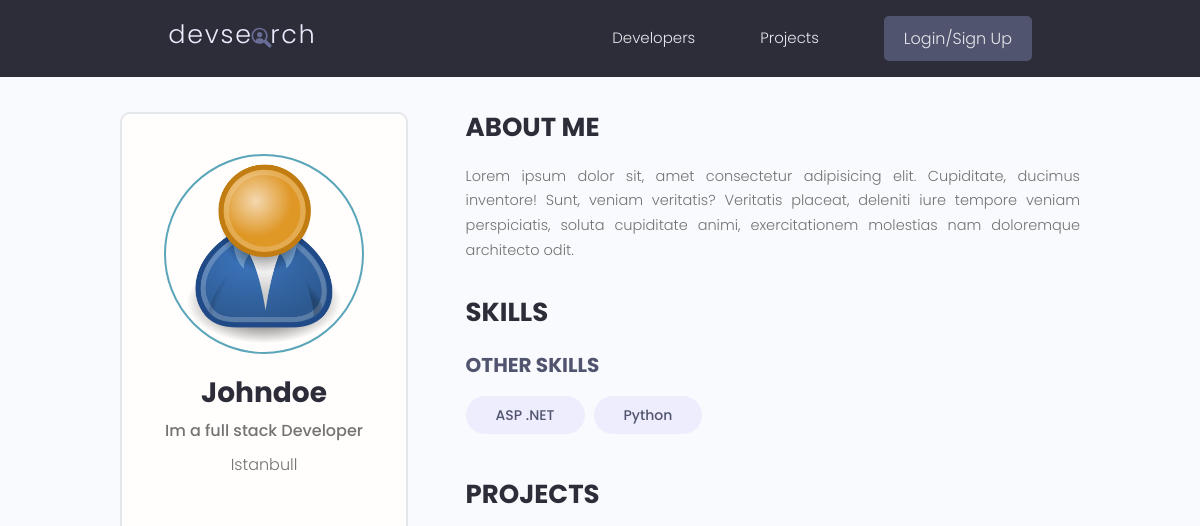
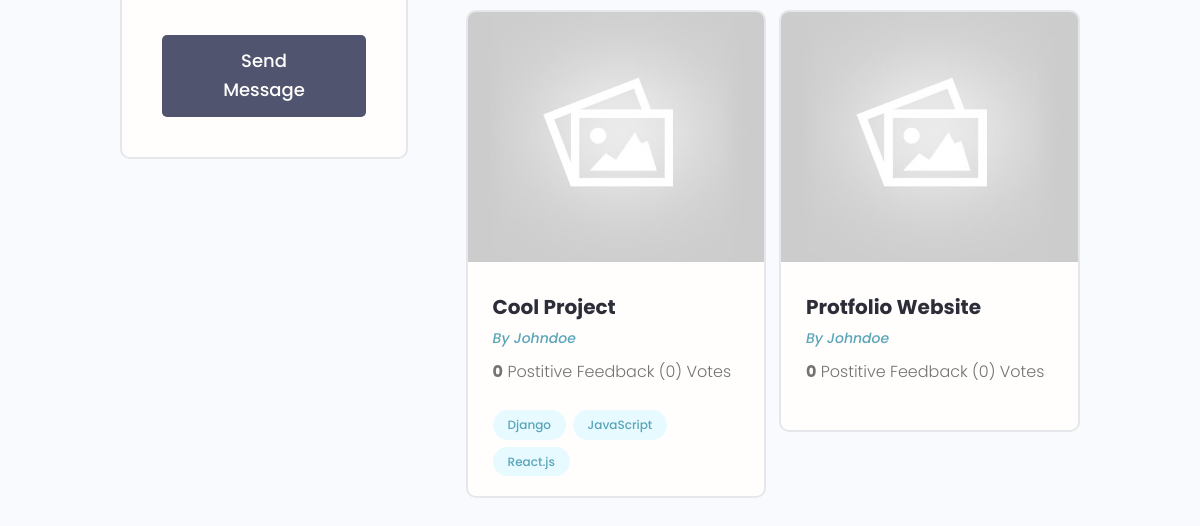
The app's page /profile/f9bd9270-d28e-43a1-bf60-8ea2ac09a989/, older data (2 pictures, top to bottom).
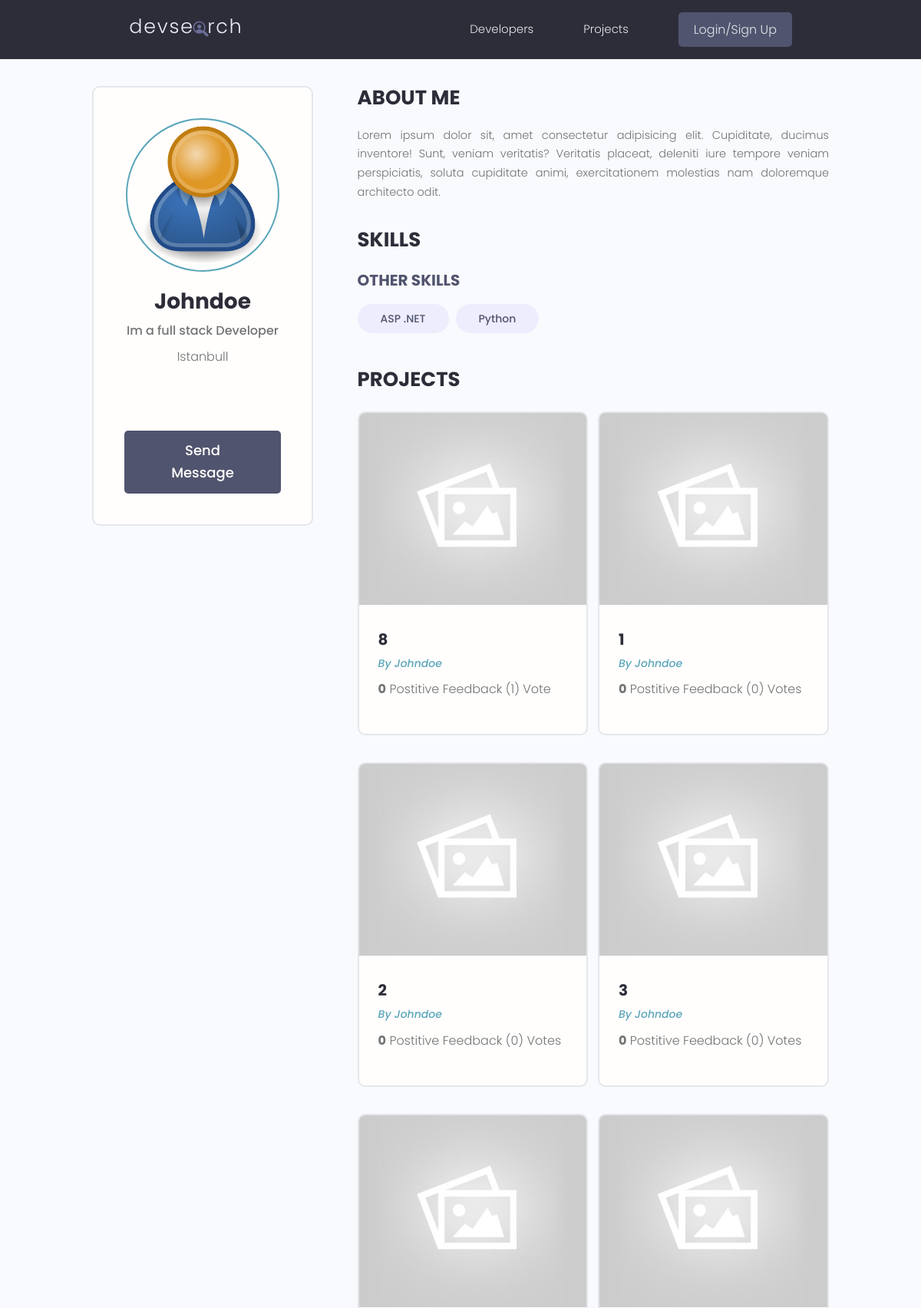
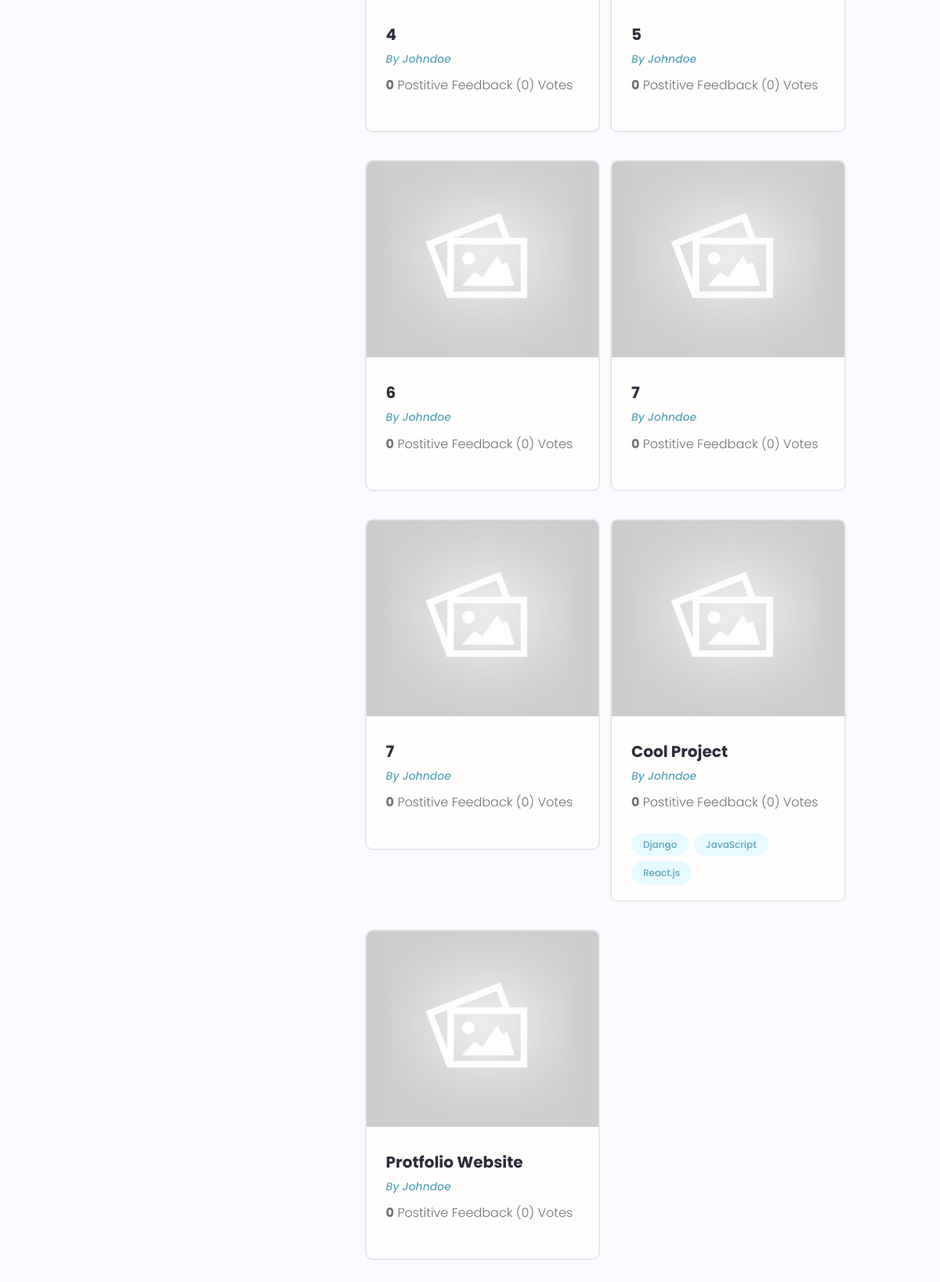
The same page, newer data (2 pictures, top to bottom).
### users/models.py (models this page shows)
class Profile(models.Model):
    user = models.OneToOneField(User,on_delete=models.CASCADE, null=True,blank=True)
    name=models.CharField(max_length=200,blank=True,null=True)
    email=models.EmailField(max_length=500, blank=True,null=True)
    username=models.CharField(max_length=200,blank=True,null=True)
    location=models.CharField(max_length=200,blank=True,null=True)
    short_intro=models.CharField(max_length=200,blank=True,null=True)
    bio = models.TextField(blank=True,null=True)
    profile_image = models.ImageField(null=True,blank=True,upload_to='profiles/',default="profiles/user-default.png")
    social_github=models.CharField(max_length=200,blank=True,null=True)
    social_twitter=models.CharField(max_length=200,blank=True,null=True)
    social_linkedin=models.CharField(max_length=200,blank=True,null=True)
    social_youtube=models.CharField(max_length=200,blank=True,null=True)
    social_website=models.CharField(max_length=200,blank=True,null=True)
    created=models.DateTimeField(auto_now_add=True)
    id = models.UUIDField(default=uuid.uuid4,unique=True,primary_key=True,editable=False)
    def __str__(self) -> str:
        return str(self.username)

class Skill(models.Model):
    owner =models.ForeignKey(Profile,on_delete=models.CASCADE,null=True)
    name=models.CharField(max_length=200,blank=True,null=True)
    description=models.TextField(null=True,blank=True)
    created=models.DateTimeField(auto_now_add=True)
    id = models.UUIDField(default=uuid.uuid4,unique=True,primary_key=True,editable=False)
    def __str__(self) -> str:
        return str(self.name)

### projects/models.py (models this page shows, shortened)
class Project(models.Model):
    owner=models.ForeignKey(Profile, null=True,blank=True,on_delete=models.SET_NULL)
    title = models.CharField(max_length=200)
    description=models.TextField(null=True,blank=True)
    featured_image =models.ImageField(null=True,blank=True,default="default.jpg")
    demo_link=models.CharField(max_length=2000,null=True,blank=True)
    source_link=models.CharField(max_length=2000,null=True,blank=True)
    tags=models.ManyToManyField('Tag',blank=True)
    vote_total=models.IntegerField(default=0,null=True,blank=True)
    vote_ratio=models.IntegerField(default=0,null=True,blank=True)
    create=models.DateField(auto_now_add=True)
    id = models.UUIDField(default=uuid.uuid4,unique=True,primary_key=True,editable=False)
    class Meta:
        ordering=['-vote_ratio', '-vote_total', 'title']

class Tag(models.Model):
    name=models.CharField(max_length=200)
    create=models.DateField(auto_now_add=True)
    id = models.UUIDField(default=uuid.uuid4,unique=True,primary_key=True,editable=False)
    def __str__(self):
        return self.name

### users/views.py (the view)
# urls.py: path('profile/<str:pk>/',views.userProfile, name='user-profile'),
def userProfile(request,pk):
    profile=Profile.objects.get(id=pk)
    top_skills=profile.skill_set.exclude(description__exact="")
    other_skills=profile.skill_set.filter(description="")
    context={'profile':profile,
            'top_skils':top_skills,
            'other_skills':other_skills
            }
    return render(request,'users/user-profile.html',context)

### users/templates/users/user-profile.html (shortened to what this page needs)
{% extends 'main.html' %}
{% block content %}
<main class="profile my-md">
    <div class="container">
      <div class="layout">
        <div class="column column--1of3">
          <div class="card text-center">
            <div class="card__body dev">
              <img class="avatar avatar--xl" src="{{profile.profile_image.url}}" />
              <h2 class="dev__name">{{profile.name}}</h2>
              <p class="dev__title">{{profile.short_intro}}</p>
              <p class="dev__location">{{profile.location}}</p>
              <ul class="dev__social">
              </ul>
              {% if request.user.profile.id != profile.id %}
              <a href="{% url 'create-message' profile.id %}" class="btn btn--sub btn--lg">Send Message </a>
              {% endif %}
            </div>
          </div>
        </div>
        <div class="column column--2of3">
          <div class="devInfo">
            <h3 class="devInfo__title">About Me</h3>
            <p class="devInfo__about">
              {{profile.bio}}
            </p>
          </div>
          <div class="devInfo">
            <h3 class="devInfo__title">Skills</h3>
            <div class="devInfo__skills">
              <h3 class="devInfo__subtitle">Other Skills</h3>
              <div class="devInfo__otherSkills">
                {% for skill in other_skills %}
                <span class="tag tag--pill tag--sub tag--lg">
                  <small>{{skill}}</small>
                </span>
                {% endfor %}
              </div>
            </div>
          </div>
          <div class="devInfo">
            <h3 class="devInfo__title">Projects</h3>
            <div class="grid grid--two">
                {% for project in profile.project_set.all %}
              <div class="column">
                <div class="card project">
                  <a href="{% url 'project' project.id}" class="project">
                    <img class="project__thumbnail" src="{{project.featured_image.url}}" alt="project thumbnail" />
                    <div class="card__body">
                      <h3 class="project__title">{{project.title}}</h3>
                      <p><a class="project__author" href="{% url 'user-profile' project.owner.id %}">By {{project.owner}}</a></p>
                      <p class="project--rating">
                        <span style="font-weight: bold;">{{project.vote_ratio}}</span> Postitive
                        Feedback ({{project.vote_total}}) Vote{{project.vote_total|pluralize:"s"}}
                      </p>
                      <div class="project__tags">
                        {% for tag in project.tags.all %}
                        <span class="tag tag--pill tag--main">
                          <small>{{tag}}</small>
                        </span>
                        {% endfor %}
                      </div>
                    </div>
                  </a>
                </div>
              </div>
                {% endfor %}
            </div>
          </div>
        </div>
      </div>
    </div>
  </main>
{% endblock %}

### templates/main.html (shortened to what this page needs)
<!DOCTYPE html>
{% load static %}
<html lang="en">
<head>
    <link rel="stylesheet" href="https://cdn.iconmonstr.com/1.3.0/css/iconmonstr-iconic-font.min.css" />
    <link rel="stylesheet" href="{% static 'uikit/styles/uikit.css' %}" />
    <link rel="stylesheet" href="{% static 'styles/app.css' %}" />
</head>
<body>
    {%include 'navbar.html'%}
    {% block content %}
    {% endblock content %}
</body>
</html>

### templates/navbar.html (shortened to what this page needs)
{% load static %}
<header class="header">
    <div class="container container--narrow">
      <a href="{% url 'profiles' %}" class="header__logo">
        <img src="{% static 'images/logo.svg' %}" alt="DevSearch Logo" />
      </a>
      <nav class="header__nav">
        <ul class="header__menu">
          <li class="header__menuItem"><a href="{% url 'profiles' %}">Developers</a></li>
          <li class="header__menuItem"><a href="{% url 'projects' %}">Projects</a></li>
          {% if request.user.is_authenticated %}
          <li class="header__menuItem"><a href="{% url 'inbox' %}">Inbox</a></li>
          <li class="header__menuItem"><a href="{% url 'account' %}">Account</a></li>
          <li class="header__menuItem"><a href="{% url 'logout' %}" class="btn btn--sub">Logout</a></li>
          {% else %}
          <li class="header__menuItem"><a href="{% url 'login' %}" class="btn btn--sub">Login/Sign Up</a></li>
          {% endif %}
        </ul>
      </nav>
    </div>
  </header>

### static/styles/app.css (style rules this page uses)
:root { --color-sub: #2d2d39; }
.btn--sub { background-color: var(--color-sub-light); }
.card { border: 2px solid var(--color-light); }
img { width: 100%; }
.header { position: sticky; z-index: 111; background-color: var(--color-sub); padding: 1.5rem 0; }
.header > .container { display: flex; justify-content: space-between; align-items: center; }
.header__logo > img { height: 3.8rem; }
.header__nav > ul { display: inline-flex; align-items: center; list-style: none; gap: 6.5rem; }
.header__menuItem > a { color: var(--color-light); font-weight: 300; }
.profile .card > .dev { padding: 4rem; }
.dev__name { color: var(--color-sub); font-size: 2.8rem; font-weight: 700; margin-top: 1rem; margin-bottom: 0.5rem; }
.dev__title { font-size: 1.6rem; font-weight: 500; line-height: 1.3; }
.dev__location { margin-top: 1rem; }
.dev__social { margin: 3rem 0; list-style: none; display: flex; justify-content: center; gap: 1.5rem; }
.devInfo { margin-bottom: 3rem; }
.devInfo__title, .devInfo__subtitle { font-size: 2.6rem; color: var(--color-sub); text-transform: uppercase; font-weight: 700; margin-bottom: 1.5rem; }
.devInfo__subtitle { font-size: 2rem; color: var(--color-sub-light); }
.devInfo__about, .devSkill__info { font-size: 1.45rem; line-height: 1.7; text-align: justify; }
.project__author { font-size: 1.4rem; font-style: italic; }
.project--rating { margin-bottom: 1.6em; margin-top: .5em; }
.project__thumbnail { height: 25rem; object-fit: cover; object-position: top center; }
.project__title { font-size: 2rem; font-weight: 700; color: var(--color-sub); }

### static/uikit/styles/modules/_variables.css (style rules this page uses)
:root { --color-main: #5aa5b9; --color-main-light: #e6faff; --color-sub: #3f4156; --color-sub-light: #51546e; --color-sub-lighter: #ededfd; --color-text: #737373; --color-gray: #8b8b8b; --color-light: #e5e7eb; --color-light-gray: #767676; --color-bg: #f8fafd; --color-white: #fffefd; --color-white-light: #f3f3f3; --color-success: #359e64; --color-success-bg: #def8e8; --color-error: #fc4b0b; --color-error-bg: #fff2ee; --font-base: 'Poppins', arial, helvetica, 'Segoe UI', roboto, ubuntu, sans-serif; --font-monospace: 'Fira Code', 'Courier New', courier, monospace; --font-regular: 300; --font-medium: 500; --font-bold: 700; --generic-shadow: 1px 1px 5px #00000010; --generic-transition: all 0.3s ease-in-out; }

### static/uikit/styles/modules/_base.css (style rules this page uses)
* { margin: 0; padding: 0; box-sizing: border-box; text-rendering: optimizeLegibility; color: inherit; font-size: inherit; }
html { font-size: 50%; }
@media only screen and (min-width: 480px) { html { font-size: 56.25%; } }
@media only screen and (min-width: 1200px) { html { font-size: 62.5%; } }
body { line-height: 1.6; font-weight: 400; font-size: 1.5rem; color: var(--color-text); background-color: var(--color-bg); min-height: 100vh; }

### static/uikit/styles/modules/_typography.css (style rules this page uses)
* { font-family: var(--font-base); }
h2 { font-size: 3.6rem; font-weight: var(--font-bold); }
h3 { font-size: 3.2rem; font-weight: var(--font-medium); }
p, span, strong { font-size: 1.6rem; color: var(--color-text); font-weight: var(--font-regular); }
a { padding-bottom: 2px; text-decoration: none; display: inline-block; color: var(--color-main); font-weight: var(--font-medium); }

### static/uikit/styles/modules/_utilities.css (style rules this page uses)
.container { width: 92%; max-width: 165rem; margin: 0 auto; box-sizing: border-box; }
.container--narrow { width: 92%; max-width: 120rem; }
@media screen and (min-width: 1000px) { .container { width: 90%; } }
@media screen and (min-width: 1000px) { .container--narrow { width: 85%; } }
@media screen and (min-width: 1200px) { .container { width: 80%; } }
@media screen and (min-width: 1200px) { .container--narrow { width: 72%; } }
.text-center { text-align: center; }
.my-md { margin: 3rem auto; }

### static/uikit/styles/modules/_avatar.css (style rules this page uses)
.avatar { border-radius: 50%; border: 2px solid var(--color-main); object-fit: cover; }
.avatar--xl { height: 20rem; width: 20rem; }

### static/uikit/styles/modules/_button.css (style rules this page uses)
.btn { display: inline-block; position: relative; cursor: pointer; background-color: var(--color-light); font-weight: var(--font-medium); color: var(--color-sub); text-decoration: none; padding: 1rem 2rem; border-radius: 0.5rem; border: none; width: -webkit-fit-content; width: -moz-fit-content; width: fit-content; height: -webkit-fit-content; height: -moz-fit-content; height: fit-content; font-size: 1.6rem; outline-width: 0; outline-color: transparent; -webkit-backface-visibility: hidden; backface-visibility: hidden; transition: all 0.3s ease-in-out; }
.btn--sub { background-color: var(--color-sub); color: var(--color-white); }
.btn--lg { font-size: 1.8rem; padding: 1.2rem 4.5rem; }

Row changes from the older to the newer data that the page shows:
added Project: featured_image (placeholder picture), title "8", owner "Johndoe", vote_ratio "0", vote_total "1"
added Project: featured_image (placeholder picture), title "1", owner "Johndoe", vote_ratio "0", vote_total "0"
added Project: featured_image (placeholder picture), title "2", owner "Johndoe", vote_ratio "0", vote_total "0"
added Project: featured_image (placeholder picture), title "3", owner "Johndoe", vote_ratio "0", vote_total "0"
added Project: featured_image (placeholder picture), title "4", owner "Johndoe", vote_ratio "0", vote_total "0"
added Project: featured_image (placeholder picture), title "5", owner "Johndoe", vote_ratio "0", vote_total "0"
added Project: featured_image (placeholder picture), title "6", owner "Johndoe", vote_ratio "0", vote_total "0"
added Project: featured_image (placeholder picture), title "7", owner "Johndoe", vote_ratio "0", vote_total "0"
added Project: featured_image (placeholder picture), title "7", owner "Johndoe", vote_ratio "0", vote_total "0"
